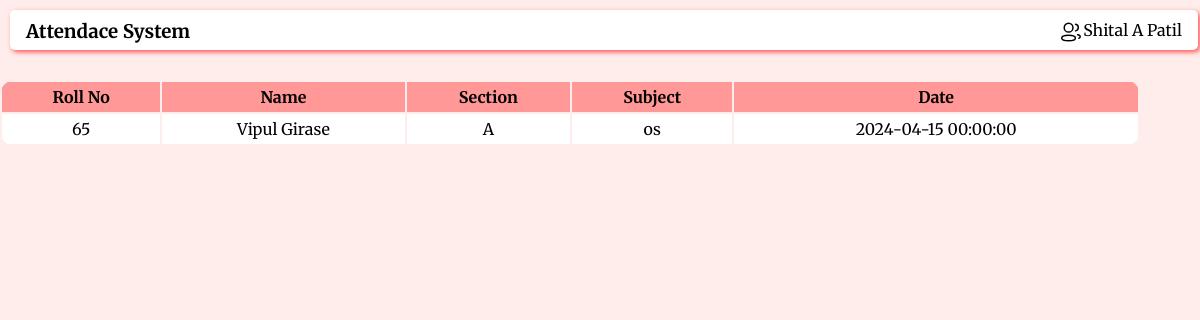
The app's page /teacher/details.php?sub=os&roll=65 (signed in) with its own data.
### tables this page shows
CREATE TABLE `attendance` (
  `id` int(11) NOT NULL,
  `s_id` int(11) NOT NULL,
  `s_name` varchar(50) NOT NULL,
  `subject` varchar(50) NOT NULL,
  `section` varchar(5) NOT NULL,
  `rollno` varchar(5) NOT NULL,
  `date` datetime NOT NULL
);

### teacher/details.php (the view, shortened to what this page needs)
<?php
$con = mysqli_connect("localhost", "root", "", "qr_ats");
$subject = $_GET['sub'];
$rollno = $_GET['roll'];
$query = "SELECT * FROM attendance WHERE subject='$subject' and rollno='$rollno'";
$result = mysqli_query($con, $query);
?>
<!DOCTYPE html>
<html lang="en">
<head>
  <link rel="stylesheet" href="../css/style.css" />
</head>
<body>
    <?php $title = 'Attendace System';
    include "../componets/header.php" ?>
    <div class="container">
        <table class="h">
            <tr>
                <th>Roll No</th>
                <th>Name</th>
                <th>Section</th>
                <th>Subject</th>
                <th>Date</th>
            </tr>
        <?php
            while($row = mysqli_fetch_assoc($result)){
                echo "<tr>
                    <td>".$row["rollno"]."</td>
                    <td>".$row["s_name"]."</td>
                    <td>".$row["section"]."</td>
                    <td>".$row["subject"]."</td>
                    <td>".$row["date"]."</td>
                </tr>";
            }
        ?>
        </table>
    </div>
</body>
</html>

### css/style.css (style rules this page uses)
* { margin: 0px; padding: 0px; font-family: "Merriweather", serif; }
body { background-color: #ffedec; }
.container { width: 80%; height: auto; float: right; overflow: auto; }
table { margin-top: 1rem; width: 95%; text-align: center; border-radius: 15px; overflow: hidden; }
th { padding: 5px; background-color: #ff9896; }
td { padding: 5px; background-color: white; }
@media only screen and (min-width: 992px) { .container { width: 90%; } }

### teacher/details.php (style rules this page uses)
.h { position: absolute; left: 0px; z-index: -10; }

### records on screen
attendance: rollno "65", s_name "Vipul Girase", section "A", subject "os", date "2024-04-15 00:00:00"

### other values on screen
$title "Attendace System"
$username "Shital A Patil"
